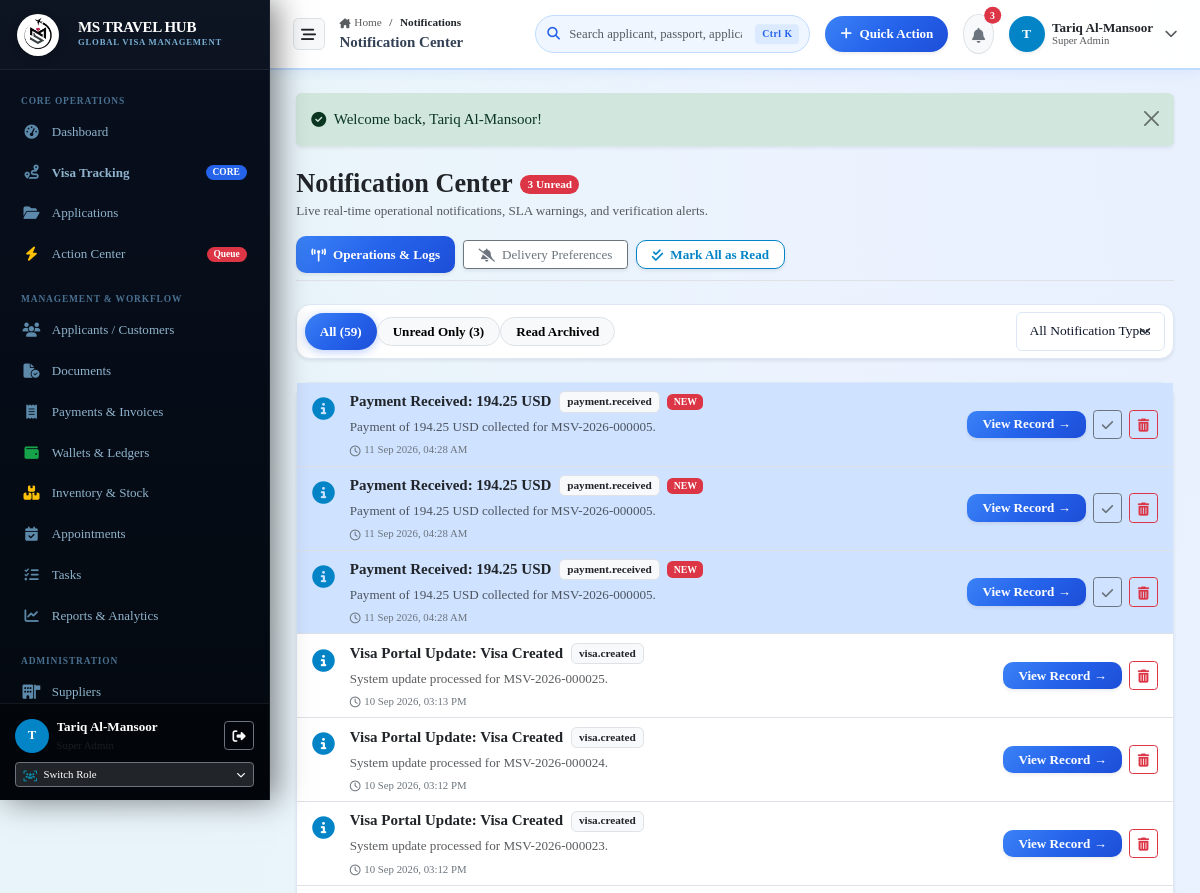
The page /notifications (signed in, upper part) on the database as committed earlier.
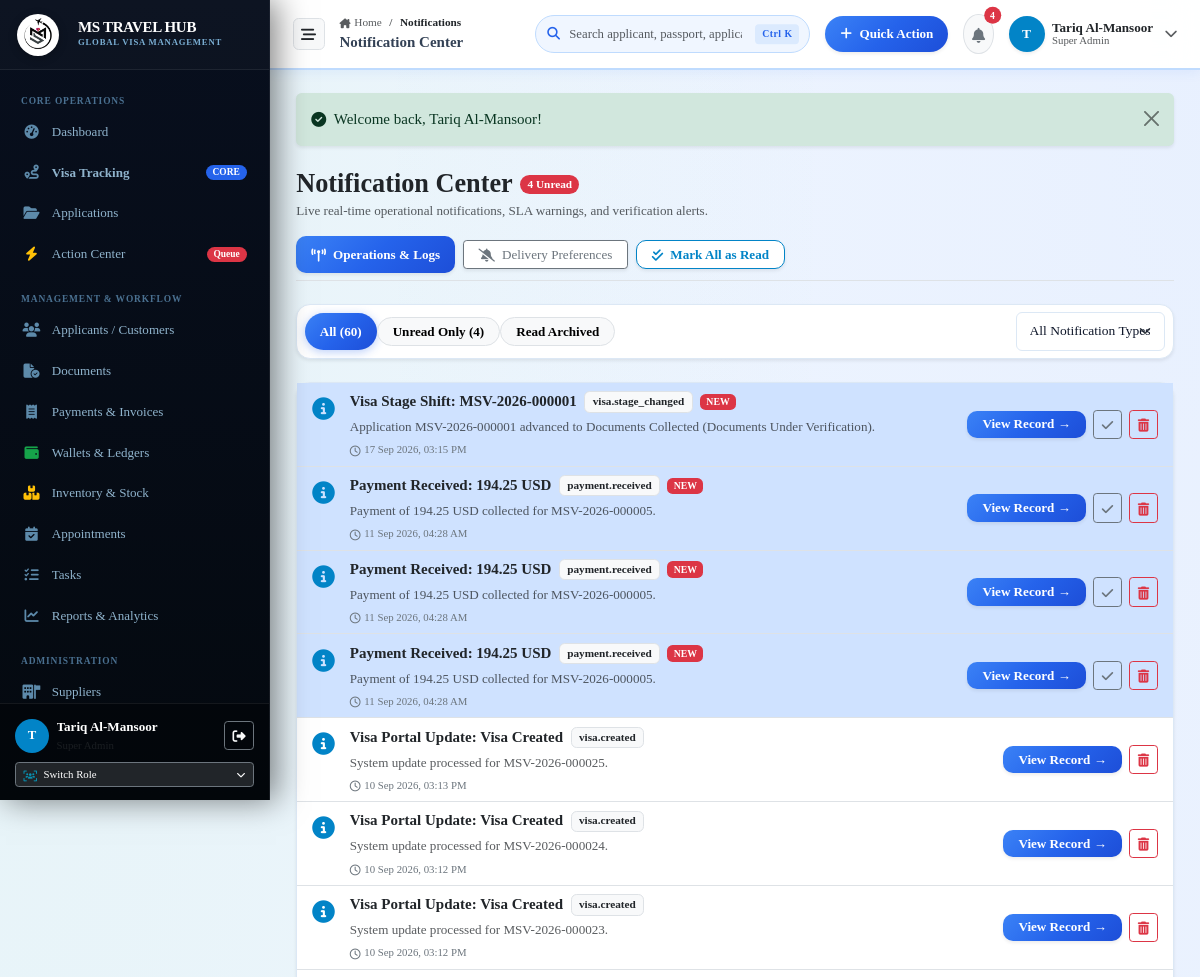
The same page on the database as committed later.
### tables this page shows
CREATE TABLE notifications (
    id INTEGER PRIMARY KEY AUTOINCREMENT,
    user_id INTEGER,
    customer_id INTEGER,
    recipient_type TEXT DEFAULT 'Staff',
    title TEXT NOT NULL,
    message TEXT NOT NULL,
    link TEXT,
    notification_type TEXT DEFAULT 'System',
    severity TEXT DEFAULT 'info',
    is_read INTEGER DEFAULT 0,
    read_at DATETIME,
    created_at DATETIME DEFAULT CURRENT_TIMESTAMP,
    FOREIGN KEY (user_id) REFERENCES users(id),
    FOREIGN KEY (customer_id) REFERENCES customers(id)
);

### app/Controllers/NotificationController.php (called while the page is built, shortened)
<?php
class NotificationController
{
    public function index(): void
    {
        $pdo = Database::getConnection();
        $user = auth_user();
        $userId = (int)($user['id'] ?? 0);
        $sql = "SELECT * FROM notifications WHERE (user_id = ? OR recipient_type = 'Staff')";
        $params = [$userId];
        $sql .= " ORDER BY created_at DESC LIMIT 100";
        $stmt = $pdo->prepare($sql);
        $stmt->execute($params);
        $notifications = $stmt->fetchAll();
        require_once dirname(__DIR__) . '/Views/notifications/index.php';
    }
}

### app/autoload.php (called while the page is built, shortened)
<?php
function e(?string $string): string {
    return htmlspecialchars((string)($string ?? ''), ENT_QUOTES, 'UTF-8');
}
function format_datetime(?string $date): string {
    return date('d M Y, h:i A', strtotime($date));
}

### app/Views/notifications/index.php (the view, shortened to what the rows shown need)
<?php
require_once dirname(__DIR__) . '/layouts/header.php';
require_once dirname(__DIR__) . '/layouts/topbar.php';
?>
<div class="content-body">
  <div class="card card-enterprise shadow-sm">
    <div class="card-body p-0">
      <?php if (empty($notifications)): ?>
        <div class="text-center py-5 text-muted">
          <i class="fa-regular fa-bell-slash fs-2 text-muted mb-2"></i>
          <div class="fw-semibold">No notifications found in this view.</div>
        </div>
      <?php else: ?>
        <div class="list-group list-group-flush">
          <?php foreach ($notifications as $n): ?>
            <?php
              $isUnread = (int)$n['is_read'] === 0;
              $icon = 'fa-solid fa-circle-info text-primary';
              if ($n['severity'] === 'danger') $icon = 'fa-solid fa-triangle-exclamation text-danger';
              elseif ($n['severity'] === 'warning') $icon = 'fa-solid fa-clock text-warning';
              elseif ($n['severity'] === 'success') $icon = 'fa-solid fa-circle-check text-success';
            ?>
            <div class="list-group-item p-3.5 d-flex flex-wrap align-items-center justify-content-between gap-3 <?= $isUnread ? 'bg-primary-subtle bg-opacity-25' : 'bg-white' ?>">
              <div class="d-flex align-items-start gap-3 flex-grow-1">
                <div class="fs-4 mt-0.5"><i class="<?= $icon ?>"></i></div>
                <div>
                  <div class="d-flex flex-wrap align-items-center gap-2 mb-1">
                    <span class="fw-bold text-dark fs-6"><?= e($n['title']) ?></span>
                    <span class="badge bg-light text-dark border small"><?= e($n['notification_type']) ?></span>
                    <?php if ($isUnread): ?>
                      <span class="badge bg-danger fw-bold" style="font-size: 0.65rem;">NEW</span>
                    <?php endif; ?>
                  </div>
                  <p class="text-muted small mb-1"><?= e($n['message']) ?></p>
                  <div class="text-secondary" style="font-size: 0.72rem;">
                    <i class="fa-regular fa-clock me-1"></i><?= format_datetime($n['created_at']) ?>
                  </div>
                </div>
              </div>
              <div class="d-flex align-items-center gap-2">
                <?php if (!empty($n['link'])): ?>
                  <a href="/notifications/mark-read?id=<?= $n['id'] ?>&redirect=<?= urlencode($n['link']) ?>" class="btn btn-sm btn-primary py-1 px-3 fw-semibold shadow-sm">
                    View Record &rarr;
                  </a>
                <?php endif; ?>
                <?php if ($isUnread): ?>
                  <a href="/notifications/mark-read?id=<?= $n['id'] ?>" class="btn btn-sm btn-outline-secondary py-1 px-2" title="Mark as Read">
                    <i class="fa-solid fa-check"></i>
                  </a>
                <?php endif; ?>
                <a href="/notifications/delete?id=<?= $n['id'] ?>" class="btn btn-sm btn-outline-danger py-1 px-2" title="Dismiss">
                  <i class="fa-solid fa-trash-can"></i>
                </a>
              </div>
            </div>
          <?php endforeach; ?>
        </div>
      <?php endif; ?>
    </div>
  </div>
</div>
<?php require_once dirname(__DIR__) . '/layouts/footer.php'; ?>

Rows that differ between the two databases and show on the page:
added notifications: title "Visa Stage Shift: MSV-2026-000001", notification_type "visa.stage_changed", is_read "NEW", message "Application MSV-2026-000001 advanced to Documents Collected (Documents Under Verification).", created_at "17 Sep 2026, 03:15 PM"
Other text that changed with them:
$unreadNotifs: "3" → "4"
$countUnread: "3" → "4"
$countAll: "59" → "60"
